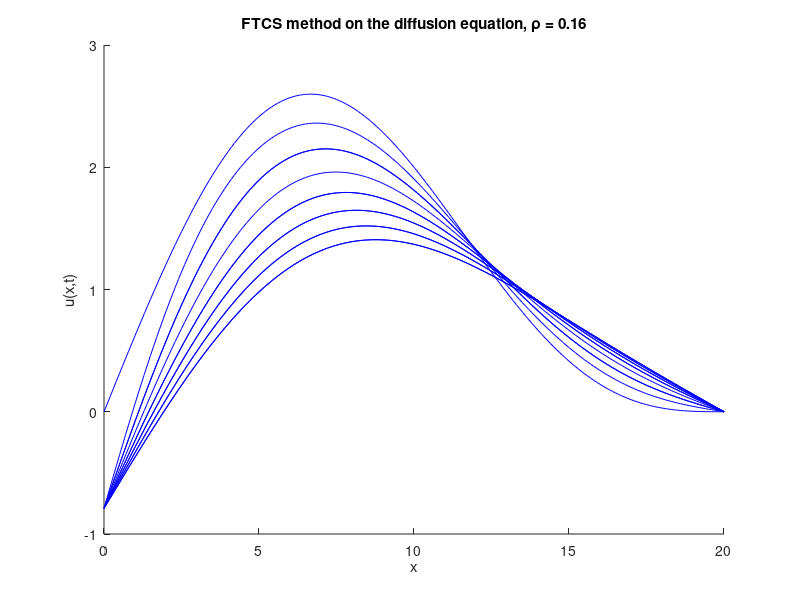

The MATLAB script that drew this image:
% FTCS on the heat equation with Robin Boundary Conditions
% Kevin Roberts
% 10-13-2024
clear all
close all
clc

% Set the parameters for the solution
L = 20; % length of solution domain (from zero)
J = 200; % number of grid points (not counting zero)
x = linspace(0, L, J+1); % set up a vector of x locations
dx = L/J; % size of a grid cell, delta x
D = 1; % diffusion coefficient
dt = 0.0016; % size of time step, delta t
p = D*dt/(dx^2) % defining the dimensionless combination to be p (rho)
T = 15; % duraction of simulation
N = round(T/dt); % number of times to iterate simuation to get to time T
a = 0.5; 

% defining the initial condition
i_c_1 = 2*sin(x.*(pi/L)) + sin(x.*(2*pi/L));

% modifying the boundary conditions
bL = 0; % left boundary condition

FTCS0 = i_c_1;
FTCS = FTCS0;

%%%%%%%%%%%%%%%%%%%%%%%%%%%%%%%%%%%%%%%%%
% FTCS Method on the Diffusion Equation %
%%%%%%%%%%%%%%%%%%%%%%%%%%%%%%%%%%%%%%%%%
hold on, plot(x, FTCS0, 'b'), hold off % plot the IC

% add labels to the plot
xlabel('x'), ylabel('u(x,t)')
title(['FTCS method on the diffusion equation, \rho = ' num2str(D*dt/(dx^2))])

for n = 2:N % beginning the for time loop
    
    FTCSn(1) = FTCS(1) + p*((FTCS(1)*(1 + a*dx) - a*dx*T) - 2*FTCS(1));
    
    for j = 2:J % begin spatial loop; note that j = 1 is x = 0    
        
        FTCSn(j) = FTCS(j) + p*(FTCS(j-1) - 2*FTCS(j) + FTCS(j+1));
        
    end % ending the spatial loop
    
    FTCSn(J+1) = bL;
    
    % to see results as an animation uncomment the line below and comment
    % the if - end statement
    % plot(x,u0,'r',x,crankn,'b'), pause(.1) % plots the next calculated time slice and the IC for reference. Makes this an animation
    if mod(n*dt,2) < dt % check if current time is close to a multiple of 2
        hold on, plot(x,FTCSn,'b'), hold off % if so, add a plot of current solution to existing plot
    end
    
    FTCS = FTCSn; % reset present solution for next time step
end % end time loop
